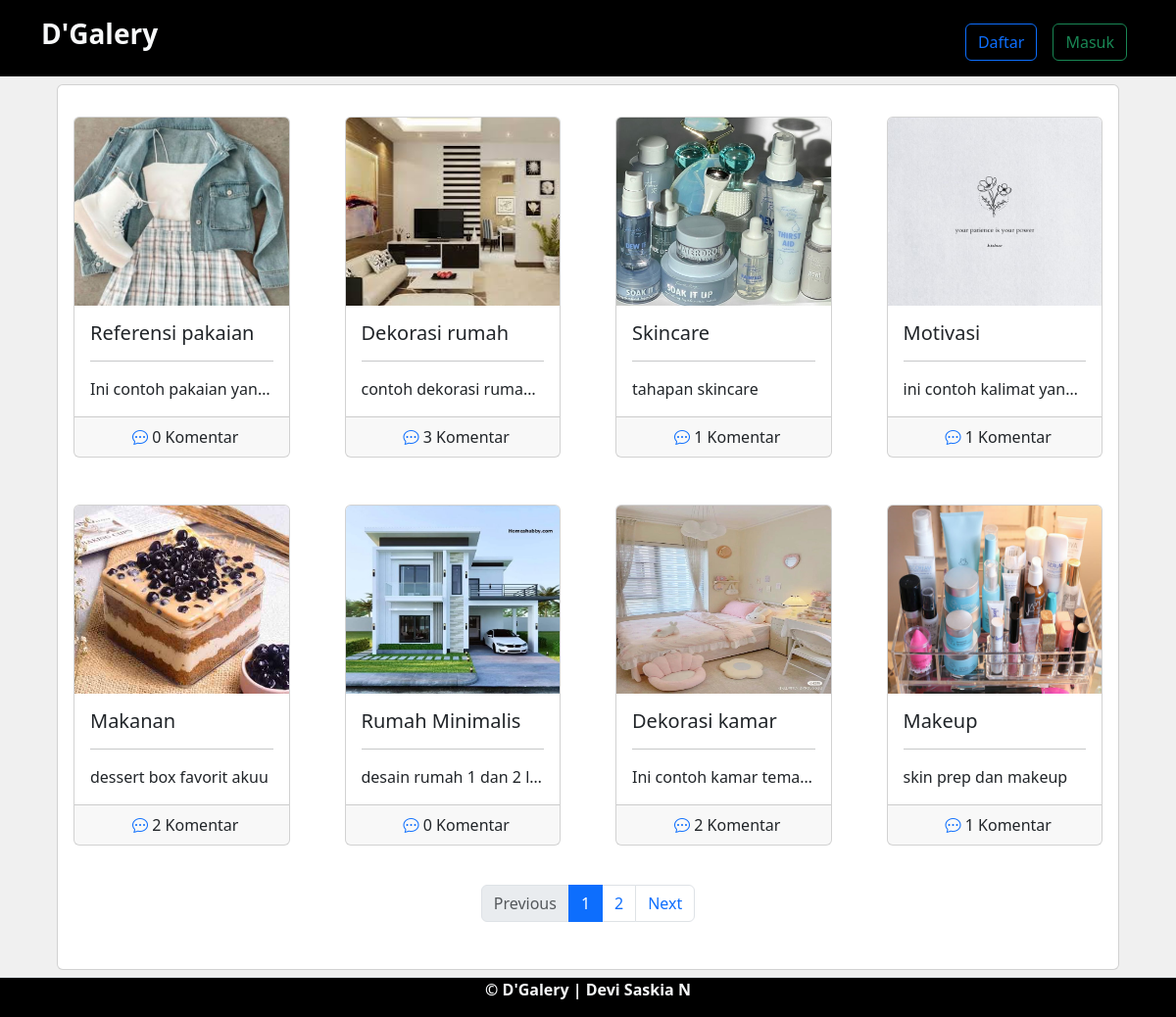
The page / on the database its author committed.
### tables this page shows
CREATE TABLE `foto` (
  `foto_id` int(11) NOT NULL,
  `judul_foto` varchar(255) NOT NULL,
  `deskripsi_foto` text NOT NULL,
  `tanggal_unggah` date NOT NULL,
  `lokasi_file` varchar(255) NOT NULL,
  `album_id` int(11) NOT NULL,
  `user_id` int(11) NOT NULL
);

### index.php (the view, shortened to what this page needs)
<?php
include 'c/koneksi.php';
$foto_per_page = 8;
$page = isset($_GET['page']) ? (int)$_GET['page'] : 1;
$start = ($page - 1) * $foto_per_page;
$total_foto_query = mysqli_query($koneksi, "SELECT COUNT(*) as total FROM foto");
$total_foto_result = mysqli_fetch_assoc($total_foto_query);
$total_foto = $total_foto_result['total'];
$total_pages = ceil($total_foto / $foto_per_page);
?>
<!DOCTYPE html>
<html lang="en">
<head>
    <link rel="stylesheet" href="assets/css/bootstrap.min.css">
    <link href="https://cdn.jsdelivr.net/npm/bootstrap-icons/font/bootstrap-icons.css" rel="stylesheet">
    <link rel="stylesheet" href="https://cdnjs.cloudflare.com/ajax/libs/font-awesome/6.7.2/css/all.min.css" />
</head>
<body>
    <nav class="navbar navbar-expand-lg bg-black">
        <div class="container">
            <a class="navbar-brand text-light" href="index.php">
                <h3><strong>D'Galery</strong></h3>
            </a>
            <div class="collapse navbar-collapse mt-2" id="navbarNavAltMarkup">
                <div class="navbar-nav ms-auto">
                    <a href="register.php" class="btn btn-outline-primary m-2">Daftar</a>
                    <a href="login.php" class="btn btn-outline-success m-2">Masuk</a>
                </div>
            </div>
               </div>
    </nav>
    <div class="container mt-2 mb-5">
        <div class="card bg-bone-white mx-3">
            <div class="row">
                <?php
                $devi_query_foto = mysqli_query($koneksi, "SELECT * FROM foto
                                                JOIN users ON foto.user_id=users.user_id
                                                JOIN album ON foto.album_id=album.album_id
                                                LIMIT $start, $foto_per_page ");
                while ($data = mysqli_fetch_array($devi_query_foto)) {
                    ?>
                    <div class="col-md-3 mt-2 mb-3">
                        <a href="" type="button" data-bs-toggle="modal"
                            data-bs-target="#komentar<?php echo $data['foto_id'] ?>">
                            <div class="card mx-3">
                                <img style="height : 12rem;" src="assets/img/<?php echo $data['lokasi_file'] ?>"
                                    class="card-img-top" alt="" title="<?php echo $data['judul_foto'] ?>">
                        </a>
                        <div class="card-body">
                            <h5 class="card-title truncate"><?php echo $data['judul_foto'] ?></h5><hr>
                            <p class="card-text truncate"><?php echo $data['deskripsi_foto'] ?> </p>
                        </div>
                        <div class="card-footer text-center">
                            <?php
                            $foto_id = $data['foto_id'];
                            ?>
                            <a href="" type="button" data-bs-toggle="modal"
                                data-bs-target="#komentar<?php echo $data['foto_id'] ?>">
                                <i class="bi bi-chat-dots ms-2"></i></a>
                            <?php
                            $devi_jumlahkomen = mysqli_query($koneksi, "SELECT * FROM komentar_foto WHERE foto_id='$foto_id'");
                            echo mysqli_num_rows($devi_jumlahkomen) . ' Komentar';
                            ?>
                        </div>
                    </div>
                </div>
            <?php } ?>
        <div class="d-flex justify-content-center mt-4">
            <ul class="pagination mb-5">
                <?php if ($page > 1): ?>
                    <li class="page-item ">
                        <a class="page-link" href="?page=<?php echo $page - 1; ?>">Previous</a>
                    </li>
                <?php else: ?>
                    <li class="page-item disabled">
                        <span class="page-link">Previous</span>
                    </li>
                <?php endif; ?>
                <?php for ($i = 1; $i <= $total_pages; $i++): ?>
                    <li class="page-item <?php echo ($i == $page) ? 'active' : ''; ?>">
                        <a class="page-link" href="?page=<?php echo $i; ?>"><?php echo $i; ?></a>
                    </li>
                <?php endfor; ?>
                <?php if ($page < $total_pages): ?>
                    <li class="page-item">
                        <a class="page-link" href="?page=<?php echo $page + 1; ?>">Next</a>
                    </li>
                <?php else: ?>
                    <li class="page-item disabled">
                        <span class="page-link">Next</span>
                    </li>
                <?php endif; ?>
            </ul>
        </div>
    <footer class="bg-black text-light d-flex justify-content-center border-top mt-3 br-light fixed-bottom">
        <p><strong>&copy; D'Galery | Devi Saskia N</strong></p>
    </footer>
</body>
</html>

### index.php (style rules this page uses)
body { background-color: #f0f0f0; }
.truncate { white-space: nowrap; overflow: hidden; text-overflow: ellipsis; }

### rows shown on the page
foto: lokasi_file (picture), judul_foto "Referensi pakaian", deskripsi_foto "Ini contoh pakaian yan…", mysqli_num_rows($devi_jumlahkomen) "0"
foto: lokasi_file (picture), judul_foto "Dekorasi rumah", deskripsi_foto "contoh dekorasi ruma…", mysqli_num_rows($devi_jumlahkomen) "3"
foto: lokasi_file (picture), judul_foto "Skincare", deskripsi_foto "tahapan skincare", mysqli_num_rows($devi_jumlahkomen) "1"
foto: lokasi_file (picture), judul_foto "Motivasi", deskripsi_foto "ini contoh kalimat yan…", mysqli_num_rows($devi_jumlahkomen) "1"
foto: lokasi_file (picture), judul_foto "Makanan", deskripsi_foto "dessert box favorit akuu", mysqli_num_rows($devi_jumlahkomen) "2"
foto: lokasi_file (picture), judul_foto "Rumah Minimalis", deskripsi_foto "desain rumah 1 dan 2 l…", mysqli_num_rows($devi_jumlahkomen) "0"
foto: lokasi_file (picture), judul_foto "Dekorasi kamar", deskripsi_foto "Ini contoh kamar tema…", mysqli_num_rows($devi_jumlahkomen) "2"
foto: lokasi_file (picture), judul_foto "Makeup", deskripsi_foto "skin prep dan makeup", mysqli_num_rows($devi_jumlahkomen) "1"
